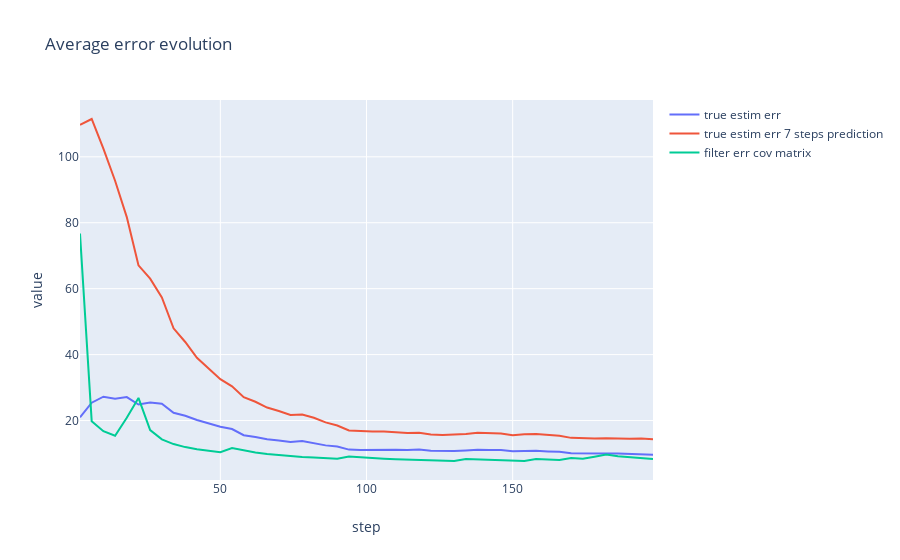

Source (notebook cell):
### Markdown cell above
b) P = 0.5

### Code cell
M = 500
N = 200
steps = np.linspace(2, N-2)

err_filt, err_filt_pred = error_calculation(P_0=[[10000, 0], [0, 10000]], prob_of_gap=0.5)
filt_err_estim = np.sqrt(kalman_data[3][:,0,0])

# Plot results
plot(3, [steps, steps, steps], [err_filt[2:], err_filt_pred[2:], filt_err_estim[2:]], title='Average error evolution',
     xlable='step', ylable='value',
     legend=['true estim err', 'true estim err 7 steps prediction', 'filter err cov matrix'])

### Figure 1 — Plotly figure (JSON) as saved in the notebook; plotly's stock layout.template omitted (floating-point values rounded to 4 significant figures; data arrays with more than 128 entries replaced by an {"elided": "..."} marker saying what was removed)
{"data": [{"mode": "lines", "name": "true estim err", "showlegend": true, "type": "scatter", "x": [2, 6, 10, 14, 18, 22, 26, 30, 34, 38, 42, 46, 50, 54, 58, 62, 66, 70, 74, 78, 82, 86, 90, 94, 98, 102, 106, 110, 114, 118, 122, 126, 130, 134, 138, 142, 146, 150, 154, 158, 162, 166, 170, 174, 178, 182, 186, 190, 194, 198], "y": {"elided": "198 float values"}}, {"mode": "lines", "name": "true estim err 7 steps prediction", "showlegend": true, "type": "scatter", "x": [2, 6, 10, 14, 18, 22, 26, 30, 34, 38, 42, 46, 50, 54, 58, 62, 66, 70, 74, 78, 82, 86, 90, 94, 98, 102, 106, 110, 114, 118, 122, 126, 130, 134, 138, 142, 146, 150, 154, 158, 162, 166, 170, 174, 178, 182, 186, 190, 194, 198], "y": {"elided": "191 float values"}}, {"mode": "lines", "name": "filter err cov matrix", "showlegend": true, "type": "scatter", "x": [2, 6, 10, 14, 18, 22, 26, 30, 34, 38, 42, 46, 50, 54, 58, 62, 66, 70, 74, 78, 82, 86, 90, 94, 98, 102, 106, 110, 114, 118, 122, 126, 130, 134, 138, 142, 146, 150, 154, 158, 162, 166, 170, 174, 178, 182, 186, 190, 194, 198], "y": {"elided": "198 float values"}}], "layout": {"title": {"text": "Average error evolution"}, "xaxis": {"title": {"text": "step"}}, "yaxis": {"title": {"text": "value"}}}}
